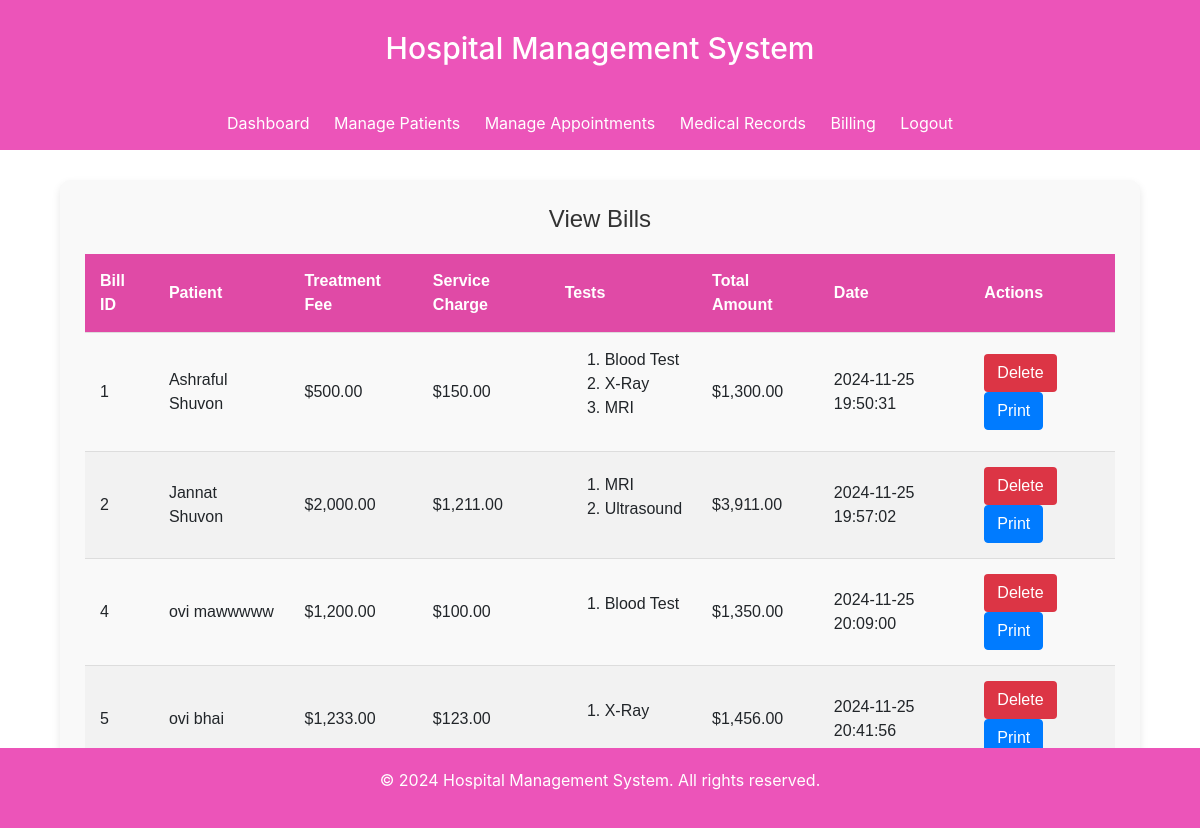
The page /bills/view_bills.php (signed in) on the database its author committed.
### tables this page shows
CREATE TABLE `bills` (
  `bill_id` int(11) NOT NULL,
  `patient_id` int(11) NOT NULL,
  `treatment_fee` decimal(10,2) NOT NULL,
  `service_charge` decimal(10,2) NOT NULL,
  `total_amount` decimal(10,2) NOT NULL,
  `created_at` timestamp NOT NULL DEFAULT current_timestamp()
);

CREATE TABLE `patients` (
  `patient_id` int(11) NOT NULL,
  `first_name` varchar(100) NOT NULL,
  `last_name` varchar(100) NOT NULL,
  `date_of_birth` date NOT NULL,
  `gender` enum('Male','Female','Other') NOT NULL,
  `contact_number` varchar(15) NOT NULL,
  `email` varchar(150) NOT NULL,
  `address` text NOT NULL,
  `username` varchar(50) NOT NULL,
  `password` varchar(255) NOT NULL,
  `created_at` timestamp NOT NULL DEFAULT current_timestamp()
);

### bills/view_bills.php (the view, shortened to what this page needs)
<?php
include '../config/db.php';
$sql = "SELECT b.bill_id, b.treatment_fee, b.service_charge, b.total_amount, b.created_at,
               p.first_name, p.last_name
        FROM bills b
        JOIN patients p ON b.patient_id = p.patient_id";
$bills = $conn->query($sql)->fetchAll();
$bill_tests = [];
foreach ($bills as $bill) {
    $stmt = $conn->prepare("SELECT t.test_name FROM bill_tests bt
                            JOIN tests t ON bt.test_id = t.test_id
                            WHERE bt.bill_id = ?");
    $stmt->execute([$bill['bill_id']]);
    $bill_tests[$bill['bill_id']] = $stmt->fetchAll(PDO::FETCH_COLUMN);
}
?>
<?php include '../includes/header.php'; ?>
<div class="common-container">
    <h2>View Bills</h2>
    <table class="common-table">
        <thead>
            <tr>
                <th>Bill ID</th>
                <th>Patient</th>
                <th>Treatment Fee</th>
                <th>Service Charge</th>
                <th>Tests</th>
                <th>Total Amount</th>
                <th>Date</th>
                <th>Actions</th>
            </tr>
        </thead>
        <tbody>
            <?php foreach ($bills as $bill): ?>
                <tr>
                    <td><?= $bill['bill_id'] ?></td>
                    <td><?= $bill['first_name'] . ' ' . $bill['last_name'] ?></td>
                    <td>$<?= number_format($bill['treatment_fee'], 2) ?></td>
                    <td>$<?= number_format($bill['service_charge'], 2) ?></td>
                    <td>
                        <ul>
                            <?php foreach ($bill_tests[$bill['bill_id']] as $test): ?>
                                <li style="list-style-type:decimal;padding:0px"><?= $test ?></li>
                            <?php endforeach; ?>
                        </ul>
                    </td>
                    <td>$<?= number_format($bill['total_amount'], 2) ?></td>
                    <td><?= $bill['created_at'] ?></td>
                    <td>
                        <a href="delete_bill.php?bill_id=<?= $bill['bill_id'] ?>" onclick="return confirm('Are you sure want to delete this bill?')" class="btn btn-delete">Delete</a>
                        <a href="print_bill.php?bill_id=<?= $bill['bill_id'] ?>" target="_blank" class="btn btn-primary" >Print</a>
                    </td>
                </tr>
            <?php endforeach; ?>
        </tbody>
    </table>
</div>
<?php include '../includes/footer.php'; ?>

### assets/css/styles.css (style rules this page uses)
body { font-family: Arial, sans-serif; margin: 0; padding: 0; background-color: #f4f4f4; }
.btn-primary { display: inline-block; padding: 10px 20px; background-color: #ec54b9; color: white; text-decoration: none; border-radius: 5px; cursor: pointer; }
.common-container { width: 90%; margin: 30px auto; padding: 25px; background-color: #f9f9f9; border-radius: 10px; box-shadow: 0 4px 8px rgba(0, 0, 0, 0.1); font-family: Arial, sans-serif; }
.common-container h2 { margin-bottom: 20px; font-size: 24px; color: #333; text-align: center; }
.common-table { width: 100%; border-collapse: collapse; margin-top: 20px; overflow-x: auto; }
.common-table thead { background-color: #e04aa6; color: white; }
.common-table th, .common-table td { padding: 15px; text-align: left; border-bottom: 1px solid #ddd; }
.common-table tbody tr:nth-child(even) { background-color: #f2f2f2; }
.btn-edit, .btn-delete { padding: 8px 14px; border-radius: 5px; text-decoration: none; color: white; font-size: 14px; transition: background-color 0.3s ease; }
.btn-delete { background-color: #dc3545; }

### rows shown on the page
bills: bill_id "1", patient.first_name "Ashraful", patient.last_name "Shuvon", treatment_fee "500.00", service_charge "150.00", bill_id "Blood Test", bill_id "X-Ray", bill_id "MRI", total_amount "1,300.00", created_at "2024-11-25 19:50:31"
bills: bill_id "2", patient.first_name "Jannat", patient.last_name "Shuvon", treatment_fee "2,000.00", service_charge "1,211.00", bill_id "MRI", bill_id "Ultrasound", total_amount "3,911.00", created_at "2024-11-25 19:57:02"
bills: bill_id "4", patient.first_name "ovi", patient.last_name "mawwwww", treatment_fee "1,200.00", service_charge "100.00", bill_id "Blood Test", total_amount "1,350.00", created_at "2024-11-25 20:09:00"
bills: bill_id "5", patient.first_name "ovi", patient.last_name "bhai", treatment_fee "1,233.00", service_charge "123.00", bill_id "X-Ray", total_amount "1,456.00", created_at "2024-11-25 20:41:56"
